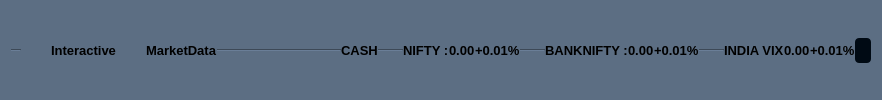
     <widget class="QWidget" name="indexBar" native="true">
      <property name="sizePolicy">
       <sizepolicy hsizetype="Preferred" vsizetype="Minimum">
        <horstretch>0</horstretch>
        <verstretch>0</verstretch>
       </sizepolicy>
      </property>
      <property name="minimumSize">
       <size>
        <width>0</width>
        <height>0</height>
       </size>
      </property>
      <property name="styleSheet">
       <string notr="true">background-color: rgb(92, 110, 131);</string>
      </property>
      <layout class="QGridLayout" name="gridLayout_5">
       <property name="topMargin">
        <number>2</number>
       </property>
       <property name="bottomMargin">
        <number>0</number>
       </property>
       <property name="spacing">
        <number>0</number>
       </property>
       <item row="0" column="7">
        <widget class="QLabel" name="label_2">
         <property name="sizePolicy">
          <sizepolicy hsizetype="Maximum" vsizetype="Minimum">
           <horstretch>0</horstretch>
           <verstretch>0</verstretch>
          </sizepolicy>
         </property>
         <property name="minimumSize">
          <size>
           <width>0</width>
           <height>25</height>
          </size>
         </property>
         <property name="font">
          <font>
           <pointsize>10</pointsize>
           <weight>75</weight>
           <bold>true</bold>
          </font>
         </property>
         <property name="text">
          <string>CASH</string>
         </property>
        </widget>
       </item>
       <item row="0" column="1">
        <widget class="QPushButton" name="Interactive_icon">
         <property name="maximumSize">
          <size>
           <width>30</width>
           <height>16777215</height>
          </size>
         </property>
         <property name="styleSheet">
          <string notr="true">background-color: transparent;

border: 0px solid transparent;</string>
         </property>
         <property name="text">
          <string/>
         </property>
         <property name="icon">
          <iconset resource="../icons/icons.qrc">
           <normaloff>:/icon1/red_icon.png</normaloff>:/icon1/red_icon.png</iconset>
         </property>
        </widget>
       </item>
       <item row="0" column="14">
        <widget class="QLabel" name="PrcBNF">
         <property name="sizePolicy">
          <sizepolicy hsizetype="Maximum" vsizetype="Minimum">
           <horstretch>0</horstretch>
           <verstretch>0</verstretch>
          </sizepolicy>
         </property>
         <property name="minimumSize">
          <size>
           <width>0</width>
           <height>25</height>
          </size>
         </property>
         <property name="font">
          <font>
           <pointsize>10</pointsize>
           <weight>75</weight>
           <bold>true</bold>
          </font>
         </property>
         <property name="text">
          <string>0.00</string>
         </property>
        </widget>
       </item>
       <item row="0" column="18">
        <widget class="QLabel" name="PrcVIX">
         <property name="sizePolicy">
          <sizepolicy hsizetype="Maximum" vsizetype="Minimum">
           <horstretch>0</horstretch>
           <verstretch>0</verstretch>
          </sizepolicy>
         </property>
         <property name="minimumSize">
          <size>
           <width>0</width>
           <height>25</height>
          </size>
         </property>
         <property name="font">
          <font>
           <pointsize>10</pointsize>
           <weight>75</weight>
           <bold>true</bold>
          </font>
         </property>
         <property name="text">
          <string>0.00</string>
         </property>
        </widget>
       </item>
       <item row="0" column="19" alignment="Qt::AlignLeft">
        <widget class="QLabel" name="label_10">
         <property name="sizePolicy">
          <sizepolicy hsizetype="Maximum" vsizetype="Minimum">
           <horstretch>0</horstretch>
           <verstretch>0</verstretch>
          </sizepolicy>
         </property>
         <property name="minimumSize">
          <size>
           <width>0</width>
           <height>25</height>
          </size>
         </property>
         <property name="font">
          <font>
           <pointsize>10</pointsize>
           <weight>75</weight>
           <bold>true</bold>
          </font>
         </property>
         <property name="text">
          <string>+0.01%</string>
         </property>
        </widget>
       </item>
       <item row="0" column="3">
        <widget class="Line" name="line_20">
         <property name="maximumSize">
          <size>
           <width>10</width>
           <height>16777215</height>
          </size>
         </property>
         <property name="orientation">
          <enum>Qt::Horizontal</enum>
         </property>
        </widget>
       </item>
       <item row="0" column="5">
        <widget class="QLabel" name="MDatalb">
         <property name="maximumSize">
          <size>
           <width>80</width>
           <height>16777215</height>
          </size>
         </property>
         <property name="font">
          <font>
           <pointsize>10</pointsize>
           <weight>75</weight>
           <bold>true</bold>
          </font>
         </property>
         <property name="text">
          <string>MarketData</string>
         </property>
        </widget>
       </item>
       <item row="0" column="16">
        <widget class="Line" name="line_6">
         <property name="minimumSize">
          <size>
           <width>25</width>
           <height>0</height>
          </size>
         </property>
         <property name="maximumSize">
          <size>
           <width>25</width>
           <height>16777215</height>
          </size>
         </property>
         <property name="orientation">
          <enum>Qt::Horizontal</enum>
         </property>
        </widget>
       </item>
       <item row="0" column="12">
        <widget class="Line" name="line_5">
         <property name="sizePolicy">
          <sizepolicy hsizetype="Fixed" vsizetype="Fixed">
           <horstretch>0</horstretch>
           <verstretch>0</verstretch>
          </sizepolicy>
         </property>
         <property name="minimumSize">
          <size>
           <width>25</width>
           <height>0</height>
          </size>
         </property>
         <property name="orientation">
          <enum>Qt::Horizontal</enum>
         </property>
        </widget>
       </item>
       <item row="0" column="2">
        <widget class="QLabel" name="Interactivelb">
         <property name="maximumSize">
          <size>
           <width>80</width>
           <height>16777215</height>
          </size>
         </property>
         <property name="font">
          <font>
           <pointsize>10</pointsize>
           <weight>75</weight>
           <bold>true</bold>
          </font>
         </property>
         <property name="text">
          <string>Interactive</string>
         </property>
        </widget>
       </item>
       <item row="0" column="17">
        <widget class="QLabel" name="label_11">
         <property name="sizePolicy">
          <sizepolicy hsizetype="Maximum" vsizetype="Minimum">
           <horstretch>0</horstretch>
           <verstretch>0</verstretch>
          </sizepolicy>
         </property>
         <property name="minimumSize">
          <size>
           <width>0</width>
           <height>25</height>
          </size>
         </property>
         <property name="font">
          <font>
           <pointsize>10</pointsize>
           <weight>75</weight>
           <bold>true</bold>
          </font>
         </property>
         <property name="text">
          <string>INDIA VIX</string>
         </property>
        </widget>
       </item>
       <item row="0" column="0">
        <widget class="Line" name="line_19">
         <property name="minimumSize">
          <size>
           <width>10</width>
           <height>0</height>
          </size>
         </property>
         <property name="maximumSize">
          <size>
           <width>10</width>
           <height>16777215</height>
          </size>
         </property>
         <property name="orientation">
          <enum>Qt::Horizontal</enum>
         </property>
        </widget>
       </item>
       <item row="0" column="6">
        <widget class="Line" name="line_21">
         <property name="minimumSize">
          <size>
           <width>124</width>
           <height>0</height>
          </size>
         </property>
         <property name="maximumSize">
          <size>
           <width>124</width>
           <height>16777215</height>
          </size>
         </property>
         <property name="orientation">
          <enum>Qt::Horizontal</enum>
         </property>
        </widget>
       </item>
       <item row="0" column="13">
        <widget class="QLabel" name="label_8">
         <property name="sizePolicy">
          <sizepolicy hsizetype="Maximum" vsizetype="Minimum">
           <horstretch>0</horstretch>
           <verstretch>0</verstretch>
          </sizepolicy>
         </property>
         <property name="minimumSize">
          <size>
           <width>0</width>
           <height>25</height>
          </size>
         </property>
         <property name="font">
          <font>
           <pointsize>10</pointsize>
           <weight>75</weight>
           <bold>true</bold>
          </font>
         </property>
         <property name="text">
          <string>BANKNIFTY :</string>
         </property>
        </widget>
       </item>
       <item row="0" column="10">
        <widget class="QLabel" name="PrcNFT">
         <property name="sizePolicy">
          <sizepolicy hsizetype="Maximum" vsizetype="Minimum">
           <horstretch>0</horstretch>
           <verstretch>0</verstretch>
          </sizepolicy>
         </property>
         <property name="minimumSize">
          <size>
           <width>0</width>
           <height>25</height>
          </size>
         </property>
         <property name="font">
          <font>
           <pointsize>10</pointsize>
           <weight>75</weight>
           <bold>true</bold>
          </font>
         </property>
         <property name="text">
          <string>0.00</string>
         </property>
        </widget>
       </item>
       <item row="0" column="9">
        <widget class="QLabel" name="label_3">
         <property name="sizePolicy">
          <sizepolicy hsizetype="Maximum" vsizetype="Minimum">
           <horstretch>0</horstretch>
           <verstretch>0</verstretch>
          </sizepolicy>
         </property>
         <property name="minimumSize">
          <size>
           <width>0</width>
           <height>25</height>
          </size>
         </property>
         <property name="font">
          <font>
           <pointsize>10</pointsize>
           <weight>75</weight>
           <bold>true</bold>
          </font>
         </property>
         <property name="text">
          <string>NIFTY :</string>
         </property>
        </widget>
       </item>
       <item row="0" column="15">
        <widget class="QLabel" name="label_7">
         <property name="sizePolicy">
          <sizepolicy hsizetype="Maximum" vsizetype="Minimum">
           <horstretch>0</horstretch>
           <verstretch>0</verstretch>
          </sizepolicy>
         </property>
         <property name="minimumSize">
          <size>
           <width>0</width>
           <height>25</height>
          </size>
         </property>
         <property name="font">
          <font>
           <pointsize>10</pointsize>
           <weight>75</weight>
           <bold>true</bold>
          </font>
         </property>
         <property name="text">
          <string>+0.01%</string>
         </property>
        </widget>
       </item>
       <item row="0" column="8">
        <widget class="Line" name="line_4">
         <property name="sizePolicy">
          <sizepolicy hsizetype="Fixed" vsizetype="Fixed">
           <horstretch>0</horstretch>
           <verstretch>0</verstretch>
          </sizepolicy>
         </property>
         <property name="minimumSize">
          <size>
           <width>25</width>
           <height>0</height>
          </size>
         </property>
         <property name="orientation">
          <enum>Qt::Horizontal</enum>
         </property>
        </widget>
       </item>
       <item row="0" column="11">
        <widget class="QLabel" name="label_5">
         <property name="sizePolicy">
          <sizepolicy hsizetype="Maximum" vsizetype="Minimum">
           <horstretch>0</horstretch>
           <verstretch>0</verstretch>
          </sizepolicy>
         </property>
         <property name="minimumSize">
          <size>
           <width>0</width>
           <height>25</height>
          </size>
         </property>
         <property name="font">
          <font>
           <pointsize>10</pointsize>
           <weight>75</weight>
           <bold>true</bold>
          </font>
         </property>
         <property name="text">
          <string>+0.01%</string>
         </property>
        </widget>
       </item>
       <item row="0" column="4">
        <widget class="QPushButton" name="MData_icon">
         <property name="maximumSize">
          <size>
           <width>30</width>
           <height>16777215</height>
          </size>
         </property>
         <property name="styleSheet">
          <string notr="true">background-color: transparent;

border: 0px solid transparent;</string>
         </property>
         <property name="text">
          <string/>
         </property>
         <property name="icon">
          <iconset resource="../icons/icons.qrc">
           <normaloff>:/icon1/red_icon.png</normaloff>:/icon1/red_icon.png</iconset>
         </property>
        </widget>
       </item>
       <item row="0" column="20">
        <widget class="Line" name="line_30">
         <property name="orientation">
          <enum>Qt::Horizontal</enum>
         </property>
        </widget>
       </item>
       <item row="0" column="21">
        <widget class="QLabel" name="label">
         <property name="maximumSize">
          <size>
           <width>100</width>
           <height>16777215</height>
          </size>
         </property>
         <property name="font">
          <font>
           <pointsize>12</pointsize>
           <weight>75</weight>
           <bold>true</bold>
          </font>
         </property>
         <property name="styleSheet">
          <string notr="true">background-color: #000a14;color: #F0F0F0;  border-radius: 4px;
  padding: 3px;</string>
         </property>
         <property name="text">
          <string/>
         </property>
        </widget>
       </item>
      </layout>
     </widget>
